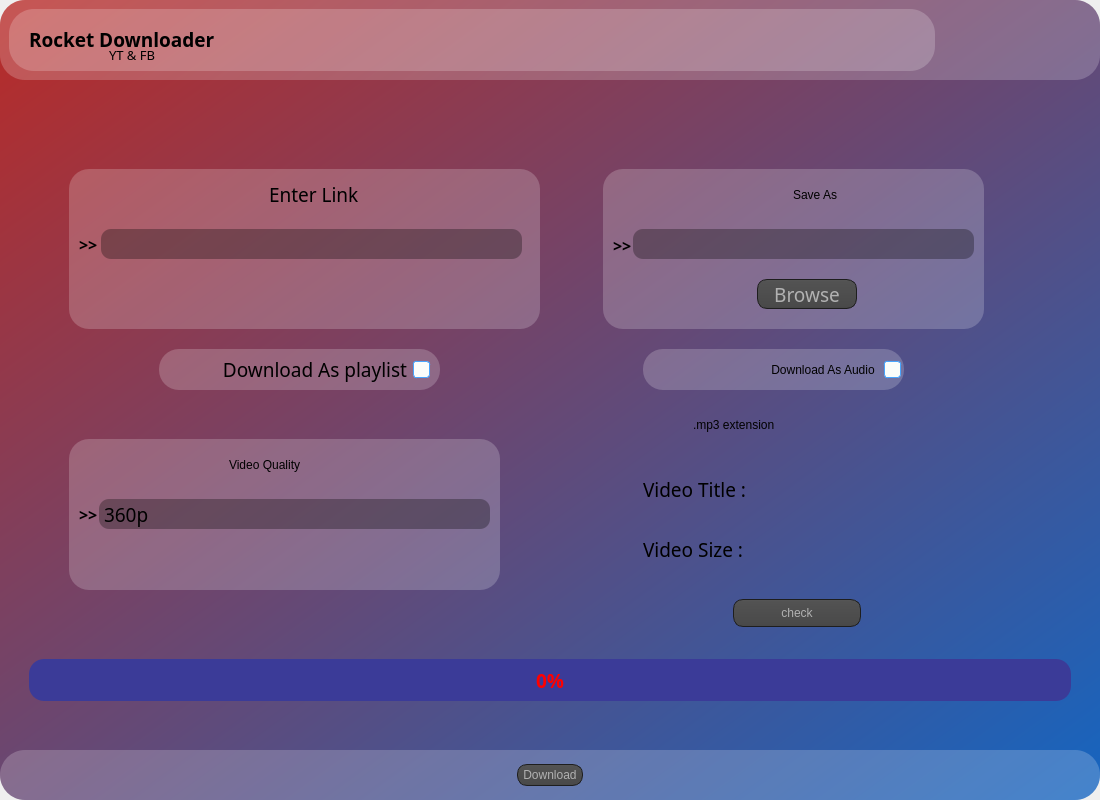
<?xml version="1.0" encoding="UTF-8"?>
<ui version="4.0">
 <class>MainWindow</class>
 <widget class="QMainWindow" name="MainWindow">
  <property name="windowModality">
   <enum>Qt::NonModal</enum>
  </property>
  <property name="geometry">
   <rect>
    <x>0</x>
    <y>0</y>
    <width>1100</width>
    <height>800</height>
   </rect>
  </property>
  <property name="sizePolicy">
   <sizepolicy hsizetype="Expanding" vsizetype="Preferred">
    <horstretch>50</horstretch>
    <verstretch>50</verstretch>
   </sizepolicy>
  </property>
  <property name="minimumSize">
   <size>
    <width>300</width>
    <height>300</height>
   </size>
  </property>
  <property name="font">
   <font>
    <family>Moon</family>
    <pointsize>14</pointsize>
    <weight>75</weight>
    <bold>true</bold>
   </font>
  </property>
  <property name="windowTitle">
   <string>MainWindow</string>
  </property>
  <property name="windowIcon">
   <iconset>
    <normaloff>bin/rocket.png</normaloff>bin/rocket.png</iconset>
  </property>
  <property name="layoutDirection">
   <enum>Qt::LeftToRight</enum>
  </property>
  <property name="styleSheet">
   <string notr="true"/>
  </property>
  <property name="tabShape">
   <enum>QTabWidget::Rounded</enum>
  </property>
  <widget class="QWidget" name="centralwidget">
   <property name="minimumSize">
    <size>
     <width>600</width>
     <height>600</height>
    </size>
   </property>
   <property name="styleSheet">
    <string notr="true">background-color: qlineargradient(spread:pad, x1:0, y1:0, x2:1, y2:1, stop:0 rgba(185, 43, 39, 255), stop:1 rgba(21, 101, 192, 255));
border-radius : 25px ;</string>
   </property>
   <layout class="QVBoxLayout" name="verticalLayout">
    <property name="spacing">
     <number>0</number>
    </property>
    <property name="leftMargin">
     <number>0</number>
    </property>
    <property name="topMargin">
     <number>0</number>
    </property>
    <property name="rightMargin">
     <number>0</number>
    </property>
    <property name="bottomMargin">
     <number>0</number>
    </property>
    <item>
     <widget class="QFrame" name="frame_7">
      <property name="maximumSize">
       <size>
        <width>16777215</width>
        <height>80</height>
       </size>
      </property>
      <property name="styleSheet">
       <string notr="true">background-color: rgb(255, 255, 255,0.2);</string>
      </property>
      <property name="frameShape">
       <enum>QFrame::StyledPanel</enum>
      </property>
      <property name="frameShadow">
       <enum>QFrame::Raised</enum>
      </property>
      <layout class="QHBoxLayout" name="horizontalLayout_2">
       <item>
        <widget class="QFrame" name="frame_9">
         <property name="styleSheet">
          <string notr="true">border-radius : 25px  ;</string>
         </property>
         <property name="frameShape">
          <enum>QFrame::StyledPanel</enum>
         </property>
         <property name="frameShadow">
          <enum>QFrame::Raised</enum>
         </property>
         <widget class="QLabel" name="label_4">
          <property name="geometry">
           <rect>
            <x>20</x>
            <y>15</y>
            <width>231</width>
            <height>31</height>
           </rect>
          </property>
          <property name="font">
           <font>
            <family>Moon</family>
            <pointsize>14</pointsize>
            <weight>75</weight>
            <bold>true</bold>
           </font>
          </property>
          <property name="styleSheet">
           <string notr="true">background-color:transparent ;</string>
          </property>
          <property name="text">
           <string>Rocket Downloader</string>
          </property>
         </widget>
         <widget class="QLabel" name="label_8">
          <property name="geometry">
           <rect>
            <x>100</x>
            <y>30</y>
            <width>51</width>
            <height>31</height>
           </rect>
          </property>
          <property name="font">
           <font>
            <family>Moon</family>
            <pointsize>10</pointsize>
            <weight>9</weight>
            <italic>false</italic>
            <bold>false</bold>
           </font>
          </property>
          <property name="styleSheet">
           <string notr="true">background-color:transparent ;
font: 75 10pt &quot;Moon&quot;;</string>
          </property>
          <property name="text">
           <string>YT &amp; FB </string>
          </property>
         </widget>
         <widget class="QLabel" name="label_14">
          <property name="geometry">
           <rect>
            <x>250</x>
            <y>20</y>
            <width>30</width>
            <height>30</height>
           </rect>
          </property>
          <property name="styleSheet">
           <string notr="true">background-color: transparent ;</string>
          </property>
          <property name="text">
           <string/>
          </property>
          <property name="textFormat">
           <enum>Qt::PlainText</enum>
          </property>
          <property name="pixmap">
           <pixmap>bin/rocket.png</pixmap>
          </property>
          <property name="scaledContents">
           <bool>true</bool>
          </property>
          <property name="alignment">
           <set>Qt::AlignCenter</set>
          </property>
          <property name="indent">
           <number>-1</number>
          </property>
         </widget>
        </widget>
       </item>
       <item>
        <widget class="QFrame" name="frame_6">
         <property name="maximumSize">
          <size>
           <width>150</width>
           <height>70</height>
          </size>
         </property>
         <property name="styleSheet">
          <string notr="true">background-color: transparent ;</string>
         </property>
         <property name="frameShape">
          <enum>QFrame::StyledPanel</enum>
         </property>
         <property name="frameShadow">
          <enum>QFrame::Raised</enum>
         </property>
         <layout class="QHBoxLayout" name="horizontalLayout">
          <item>
           <widget class="QPushButton" name="pushButton_6">
            <property name="sizeIncrement">
             <size>
              <width>0</width>
              <height>0</height>
             </size>
            </property>
            <property name="baseSize">
             <size>
              <width>0</width>
              <height>0</height>
             </size>
            </property>
            <property name="tabletTracking">
             <bool>false</bool>
            </property>
            <property name="styleSheet">
             <string notr="true">        QPushButton
        {
            color: #b1b1b1;
            border-radius: 15px;
            padding: 3px;
            padding-left: 5px;
            padding-right: 5px;
	font: 75 14pt &quot;Moon&quot;;
        }
        
        QPushButton:pressed
        {
            background-color: rgb(255, 255, 255);
        }
        
        QPushButton:hover
        {
            border: 2px solid QLinearGradient( x1: 0, y1: 0, x2: 0, y2: 1, stop: 0 #ffa02f, stop: 1 #d7801a);
        }
</string>
            </property>
            <property name="text">
             <string/>
            </property>
            <property name="icon">
             <iconset>
              <normaloff>bin/minimize.png</normaloff>bin/minimize.png</iconset>
            </property>
            <property name="iconSize">
             <size>
              <width>30</width>
              <height>30</height>
             </size>
            </property>
            <property name="autoRepeat">
             <bool>false</bool>
            </property>
            <property name="autoExclusive">
             <bool>false</bool>
            </property>
            <property name="flat">
             <bool>false</bool>
            </property>
           </widget>
          </item>
          <item>
           <widget class="QPushButton" name="pushButton_5">
            <property name="sizeIncrement">
             <size>
              <width>0</width>
              <height>0</height>
             </size>
            </property>
            <property name="baseSize">
             <size>
              <width>0</width>
              <height>0</height>
             </size>
            </property>
            <property name="tabletTracking">
             <bool>false</bool>
            </property>
            <property name="styleSheet">
             <string notr="true">        QPushButton
        {
            color: #b1b1b1;
            border-radius: 15;
            padding: 3px;
            padding-left: 5px;
            padding-right: 5px;
	font: 75 14pt &quot;Moon&quot;;
        }
        
        QPushButton:pressed
        {
            background-color: rgb(255, 255, 255);
        }
        
        QPushButton:hover
        {
            border: 2px solid QLinearGradient( x1: 0, y1: 0, x2: 0, y2: 1, stop: 0 #ffa02f, stop: 1 #d7801a);
        }
</string>
            </property>
            <property name="text">
             <string/>
            </property>
            <property name="icon">
             <iconset>
              <normaloff>bin/maximize.png</normaloff>bin/maximize.png</iconset>
            </property>
            <property name="iconSize">
             <size>
              <width>30</width>
              <height>30</height>
             </size>
            </property>
            <property name="autoRepeat">
             <bool>false</bool>
            </property>
            <property name="autoExclusive">
             <bool>false</bool>
            </property>
            <property name="flat">
             <bool>false</bool>
            </property>
           </widget>
          </item>
          <item>
           <widget class="QPushButton" name="pushButton_4">
            <property name="sizeIncrement">
             <size>
              <width>0</width>
              <height>0</height>
             </size>
            </property>
            <property name="baseSize">
             <size>
              <width>0</width>
              <height>0</height>
             </size>
            </property>
            <property name="tabletTracking">
             <bool>false</bool>
            </property>
            <property name="styleSheet">
             <string notr="true">        QPushButton
        {
            color: #b1b1b1;
            border-radius: 15;
            padding: 3px;
            padding-left: 5px;
            padding-right: 5px;
	font: 75 14pt &quot;Moon&quot;;
        }
        
        QPushButton:pressed
        {
            background-color: rgb(255, 255, 255);
        }
        
        QPushButton:hover
        {
            border: 2px solid QLinearGradient( x1: 0, y1: 0, x2: 0, y2: 1, stop: 0 #ffa02f, stop: 1 #d7801a);
        }
</string>
            </property>
            <property name="text">
             <string/>
            </property>
            <property name="icon">
             <iconset>
              <normaloff>bin/close-button.png</normaloff>bin/close-button.png</iconset>
            </property>
            <property name="iconSize">
             <size>
              <width>30</width>
              <height>30</height>
             </size>
            </property>
            <property name="autoRepeat">
             <bool>false</bool>
            </property>
            <property name="autoExclusive">
             <bool>false</bool>
            </property>
            <property name="flat">
             <bool>false</bool>
            </property>
           </widget>
          </item>
         </layout>
        </widget>
       </item>
      </layout>
     </widget>
    </item>
    <item>
     <widget class="QFrame" name="frame">
      <property name="styleSheet">
       <string notr="true">background-color: rgb(255, 255, 255,0);</string>
      </property>
      <property name="frameShape">
       <enum>QFrame::StyledPanel</enum>
      </property>
      <property name="frameShadow">
       <enum>QFrame::Raised</enum>
      </property>
      <layout class="QHBoxLayout" name="horizontalLayout_3">
       <item>
        <spacer name="horizontalSpacer">
         <property name="orientation">
          <enum>Qt::Horizontal</enum>
         </property>
         <property name="sizeType">
          <enum>QSizePolicy::Fixed</enum>
         </property>
         <property name="sizeHint" stdset="0">
          <size>
           <width>40</width>
           <height>20</height>
          </size>
         </property>
        </spacer>
       </item>
       <item>
        <widget class="QFrame" name="frame_4">
         <property name="frameShape">
          <enum>QFrame::StyledPanel</enum>
         </property>
         <property name="frameShadow">
          <enum>QFrame::Raised</enum>
         </property>
         <widget class="QFrame" name="frame_10">
          <property name="geometry">
           <rect>
            <x>20</x>
            <y>80</y>
            <width>471</width>
            <height>160</height>
           </rect>
          </property>
          <property name="styleSheet">
           <string notr="true">QFrame { 
background-color: rgb(255, 255, 255,0.2);
border-radius : 20px ;
}

QFrame:hover {

border: 2px solid QLinearGradient( x1: 0, y1: 0, x2: 0, y2: 1, stop: 0 #ffa02f, stop: 1 #d7801a);

}

QLineEdit {
background-color: rgb(0, 0, 0,0.3);
color : rgb(255, 255, 255) ;
border-radius : 10px ; }
        
QLineEdit:hover {border: 2px solid QLinearGradient( x1: 0, y1: 0, x2: 0, y2: 1, stop: 0 #ffa02f, stop: 1 #d7801a); }</string>
          </property>
          <property name="frameShape">
           <enum>QFrame::StyledPanel</enum>
          </property>
          <property name="frameShadow">
           <enum>QFrame::Raised</enum>
          </property>
          <widget class="QLabel" name="label">
           <property name="geometry">
            <rect>
             <x>200</x>
             <y>10</y>
             <width>111</width>
             <height>31</height>
            </rect>
           </property>
           <property name="font">
            <font>
             <family>Moon</family>
             <pointsize>14</pointsize>
             <weight>9</weight>
             <italic>false</italic>
             <bold>false</bold>
            </font>
           </property>
           <property name="styleSheet">
            <string notr="true">QLabel {
font: 75 14pt &quot;Moon&quot;;
background-color: rgb(255, 255, 255,0);
}

QLabel:hover {border : 2px solid rgb(255, 0, 0,0)}</string>
           </property>
           <property name="text">
            <string>Enter Link</string>
           </property>
          </widget>
          <widget class="QLineEdit" name="lineEdit">
           <property name="geometry">
            <rect>
             <x>32</x>
             <y>60</y>
             <width>421</width>
             <height>30</height>
            </rect>
           </property>
           <property name="contextMenuPolicy">
            <enum>Qt::ActionsContextMenu</enum>
           </property>
           <property name="styleSheet">
            <string notr="true">font: 75 12pt &quot;Moon&quot;;
padding-left : 4px ;
</string>
           </property>
          </widget>
          <widget class="QLabel" name="label_2">
           <property name="geometry">
            <rect>
             <x>10</x>
             <y>65</y>
             <width>21</width>
             <height>20</height>
            </rect>
           </property>
           <property name="font">
            <font>
             <family>Moon</family>
             <pointsize>12</pointsize>
             <weight>75</weight>
             <bold>true</bold>
            </font>
           </property>
           <property name="styleSheet">
            <string notr="true">background-color: rgb(255, 255, 255,0);</string>
           </property>
           <property name="text">
            <string>&gt;&gt;</string>
           </property>
          </widget>
          <zorder>label</zorder>
          <zorder>label_2</zorder>
          <zorder>lineEdit</zorder>
         </widget>
         <widget class="QFrame" name="frame_5">
          <property name="geometry">
           <rect>
            <x>20</x>
            <y>350</y>
            <width>431</width>
            <height>151</height>
           </rect>
          </property>
          <property name="layoutDirection">
           <enum>Qt::LeftToRight</enum>
          </property>
          <property name="styleSheet">
           <string notr="true">QFrame { 
background-color: rgb(255, 255, 255,0.2);
border-radius : 20px ;
}

QFrame:hover {
border: 2px solid QLinearGradient( x1: 0, y1: 0, x2: 0, y2: 1, stop: 0 #ffa02f, stop: 1 #d7801a);
}

QComboBox {
    background-color: rgb(0, 0, 0,0.3) ;
    border-radius:10px ;
    }
    QComboBox:hover {
     border: 2px solid QLinearGradient( x1: 0, y1: 0, x2: 0, y2: 1, stop: 0 #ffa02f, stop: 1 #d7801a);
    }
    
    
    QComboBox::drop-down
    {
         subcontrol-origin: padding;
         subcontrol-position: top right;
         width: 15px;
         border-left-width: 0px;
         border-left-color: darkgray;
         border-left-style: solid; /* just a single line */
         border-top-right-radius: 3px; /* same radius as the QComboBox */
         border-bottom-right-radius: 3px; 
     }
    
    QComboBox QAbstractItemView
    {
        background-color: rgb(255, 255, 255);
     	border: 2px solid darkgray; 
        selection-background-color: QLinearGradient( x1: 0, y1: 0, x2: 0, y2: 1, stop: 0 #ffa02f, stop: 1 #d7801a);
    
    
    
    }
    

</string>
          </property>
          <property name="frameShape">
           <enum>QFrame::NoFrame</enum>
          </property>
          <property name="frameShadow">
           <enum>QFrame::Raised</enum>
          </property>
          <property name="lineWidth">
           <number>1</number>
          </property>
          <widget class="QLabel" name="label_5">
           <property name="geometry">
            <rect>
             <x>160</x>
             <y>10</y>
             <width>141</width>
             <height>31</height>
            </rect>
           </property>
           <property name="styleSheet">
            <string notr="true">QLabel {
font: 75 14pt &quot;Moon&quot;;
background-color: rgb(255, 255, 255,0);
}

QLabel:hover {border : 2px solid rgb(255, 0, 0,0)}</string>
           </property>
           <property name="text">
            <string>Video Quality</string>
           </property>
          </widget>
          <widget class="QLabel" name="label_6">
           <property name="geometry">
            <rect>
             <x>10</x>
             <y>65</y>
             <width>21</width>
             <height>20</height>
            </rect>
           </property>
           <property name="font">
            <font>
             <family>Moon</family>
             <pointsize>12</pointsize>
             <weight>75</weight>
             <bold>true</bold>
            </font>
           </property>
           <property name="styleSheet">
            <string notr="true">background-color: rgb(255, 255, 255,0);</string>
           </property>
           <property name="text">
            <string>&gt;&gt;</string>
           </property>
          </widget>
          <widget class="QComboBox" name="comboBox_2">
           <property name="geometry">
            <rect>
             <x>30</x>
             <y>60</y>
             <width>391</width>
             <height>30</height>
            </rect>
           </property>
           <property name="font">
            <font>
             <family>Moon</family>
             <pointsize>14</pointsize>
             <weight>9</weight>
             <italic>false</italic>
             <bold>false</bold>
            </font>
           </property>
           <property name="contextMenuPolicy">
            <enum>Qt::NoContextMenu</enum>
           </property>
           <property name="layoutDirection">
            <enum>Qt::LeftToRight</enum>
           </property>
           <property name="styleSheet">
            <string notr="true">font: 75 14pt &quot;Moon&quot;;</string>
           </property>
           <property name="editable">
            <bool>false</bool>
           </property>
           <property name="currentIndex">
            <number>0</number>
           </property>
           <item>
            <property name="text">
             <string>360p</string>
            </property>
           </item>
           <item>
            <property name="text">
             <string>720p</string>
            </property>
           </item>
          </widget>
         </widget>
         <widget class="QPushButton" name="pushButton_7">
          <property name="geometry">
           <rect>
            <x>10</x>
            <y>0</y>
            <width>50</width>
            <height>50</height>
           </rect>
          </property>
          <property name="sizePolicy">
           <sizepolicy hsizetype="Preferred" vsizetype="Preferred">
            <horstretch>0</horstretch>
            <verstretch>0</verstretch>
           </sizepolicy>
          </property>
          <property name="styleSheet">
           <string notr="true">        QPushButton
        {
			background-color:transparent;
            color: rgb(0, 0, 0);
            border-width: 1px;
            border-radius: 15;
			font: 75 14pt &quot;Moon&quot;;
        }
        
        QPushButton:pressed
        {
	background-color: rgb(180, 180, 180,0.3);
        }
        
        QPushButton:hover
        {
            border: 2px solid QLinearGradient( x1: 0, y1: 0, x2: 0, y2: 1, stop: 0 #ffa02f, stop: 1 #d7801a);
            padding-right: 3px;
			padding-top : 3px ;
        }
</string>
          </property>
          <property name="text">
           <string/>
          </property>
          <property name="icon">
           <iconset>
            <normaloff>bin/fb.png</normaloff>bin/fb.png</iconset>
          </property>
          <property name="iconSize">
           <size>
            <width>40</width>
            <height>40</height>
           </size>
          </property>
         </widget>
         <widget class="QPushButton" name="pushButton_8">
          <property name="geometry">
           <rect>
            <x>80</x>
            <y>0</y>
            <width>50</width>
            <height>50</height>
           </rect>
          </property>
          <property name="sizePolicy">
           <sizepolicy hsizetype="Preferred" vsizetype="Preferred">
            <horstretch>0</horstretch>
            <verstretch>0</verstretch>
           </sizepolicy>
          </property>
          <property name="styleSheet">
           <string notr="true">        QPushButton
        {
			background-color:transparent;
            color: rgb(0, 0, 0);
            border-width: 1px;
            border-radius: 15;
			font: 75 14pt &quot;Moon&quot;;
        }
        
        QPushButton:pressed
        {
	background-color: rgb(180, 180, 180,0.3);
        }
        
        QPushButton:hover
        {
            border: 2px solid QLinearGradient( x1: 0, y1: 0, x2: 0, y2: 1, stop: 0 #ffa02f, stop: 1 #d7801a);
            padding-right: 3px;
			padding-bottom : 3px ;
        }
</string>
          </property>
          <property name="text">
           <string/>
          </property>
          <property name="icon">
           <iconset>
            <normaloff>bin/Octocat.png</normaloff>bin/Octocat.png</iconset>
          </property>
          <property name="iconSize">
           <size>
            <width>50</width>
            <height>50</height>
           </size>
          </property>
         </widget>
         <widget class="QCheckBox" name="checkBox_2">
          <property name="geometry">
           <rect>
            <x>110</x>
            <y>260</y>
            <width>281</width>
            <height>41</height>
           </rect>
          </property>
          <property name="font">
           <font>
            <family>Moon</family>
            <pointsize>14</pointsize>
            <weight>9</weight>
            <italic>false</italic>
            <bold>false</bold>
           </font>
          </property>
          <property name="layoutDirection">
           <enum>Qt::RightToLeft</enum>
          </property>
          <property name="styleSheet">
           <string notr="true">QCheckBox {
color: rgb(0, 0, 0) ;
font: 75 14pt &quot;Moon&quot;;
border-radius : 20px ;
background-color: rgb(255, 255, 255,0.2);
padding-right : 10px ;
}
        
QCheckBox:hover {
            border-style:solid;
            padding-left: 2px;
            padding-right: 5px;
            padding-bottom: 2px;
            padding-top: 2px;
            border-width:2px;
         /*   border-color: transparent; */
border-color: QLinearGradient( x1: 0, y1: 0, x2: 0, y2: 1, stop: 0 #ffa02f, stop: 1 #d7801a);
        }
QCheckBox::indicator:checked {
            image: url(/usr/share/icons/Adwaita/16x16/actions/object-select-symbolic.symbolic.png);
            height: 15px;
            width: 15px;
            border-style:solid;
            border-width: 1px;
            border-color: #48a5fd;
            color: #ffffff;
            border-radius: 3px;
            background-color: qlineargradient(spread:pad, x1:0, y1:0, x2:0, y2:1, stop:0 #48a5fd, stop:0.5 #329cfb, stop:1 #48a5fd);
        }
QCheckBox::indicator:unchecked {
            height: 15px;
            width: 15px;
            border-style:solid;
            border-width: 1px;
            border-color: #48a5fd;
            border-radius: 3px;
            background-color: #fbfdfa;
        }</string>
          </property>
          <property name="text">
           <string>Download As playlist</string>
          </property>
         </widget>
        </widget>
       </item>
       <item>
        <widget class="QFrame" name="frame_3">
         <property name="styleSheet">
          <string notr="true"/>
         </property>
         <property name="frameShape">
          <enum>QFrame::StyledPanel</enum>
         </property>
         <property name="frameShadow">
          <enum>QFrame::Raised</enum>
         </property>
         <widget class="QFrame" name="frame_8">
          <property name="geometry">
           <rect>
            <x>50</x>
            <y>80</y>
            <width>381</width>
            <height>160</height>
           </rect>
          </property>
          <property name="styleSheet">
           <string notr="true">QFrame { 
background-color: rgb(255, 255, 255,0.2);
border-radius : 20px ;
}

QFrame:hover {
border: 2px solid QLinearGradient( x1: 0, y1: 0, x2: 0, y2: 1, stop: 0 #ffa02f, stop: 1 #d7801a);
}

QLineEdit {
background-color: rgb(0, 0, 0,0.3);
color : rgb(255, 255, 255) ;
border-radius : 10px ; }
        
QLineEdit:hover {border: 2px solid QLinearGradient( x1: 0, y1: 0, x2: 0, y2: 1, stop: 0 #ffa02f, stop: 1 #d7801a);}
</string>
          </property>
          <property name="frameShape">
           <enum>QFrame::StyledPanel</enum>
          </property>
          <property name="frameShadow">
           <enum>QFrame::Raised</enum>
          </property>
          <widget class="QLabel" name="label_7">
           <property name="geometry">
            <rect>
             <x>190</x>
             <y>10</y>
             <width>81</width>
             <height>31</height>
            </rect>
           </property>
           <property name="styleSheet">
            <string notr="true">QLabel {
font: 75 14pt &quot;Moon&quot;;
background-color: rgb(255, 255, 255,0);
}

QLabel:hover {border : 2px solid rgb(255, 0, 0,0)}</string>
           </property>
           <property name="text">
            <string>Save As</string>
           </property>
          </widget>
          <widget class="QLabel" name="label_9">
           <property name="geometry">
            <rect>
             <x>10</x>
             <y>66</y>
             <width>21</width>
             <height>20</height>
            </rect>
           </property>
           <property name="font">
            <font>
             <family>Moon</family>
             <pointsize>12</pointsize>
             <weight>75</weight>
             <bold>true</bold>
            </font>
           </property>
           <property name="styleSheet">
            <string notr="true">background-color: rgb(255, 255, 255,0);</string>
           </property>
           <property name="text">
            <string>&gt;&gt;</string>
           </property>
          </widget>
          <widget class="QLineEdit" name="lineEdit_2">
           <property name="geometry">
            <rect>
             <x>30</x>
             <y>60</y>
             <width>341</width>
             <height>30</height>
            </rect>
           </property>
           <property name="contextMenuPolicy">
            <enum>Qt::NoContextMenu</enum>
           </property>
           <property name="styleSheet">
            <string notr="true">font: 75 12pt &quot;Moon&quot;;
padding-left : 4px ;</string>
           </property>
          </widget>
          <widget class="QPushButton" name="pushButton_2">
           <property name="geometry">
            <rect>
             <x>154</x>
             <y>110</y>
             <width>100</width>
             <height>30</height>
            </rect>
           </property>
           <property name="font">
            <font>
             <family>Moon</family>
             <pointsize>14</pointsize>
             <weight>50</weight>
             <bold>false</bold>
            </font>
           </property>
           <property name="styleSheet">
            <string notr="true">        QPushButton
        {
            color: #b1b1b1;
            background-color: QLinearGradient( x1: 0, y1: 0, x2: 0, y2: 1, stop: 0 #565656, stop: 0.1 #525252, stop: 0.5 #4e4e4e, stop: 0.9 #4a4a4a, stop: 1 #464646);
            border-width: 1px;
            border-color: #1e1e1e;
            border-style: solid;
            border-radius: 10;
            padding: 3px;
            padding-left: 5px;
            padding-right: 5px;
        }
        
        QPushButton:pressed
        {
            background-color: QLinearGradient( x1: 0, y1: 0, x2: 0, y2: 1, stop: 0 #2d2d2d, stop: 0.1 #2b2b2b, stop: 0.5 #292929, stop: 0.9 #282828, stop: 1 #252525);
        }
        
        QPushButton:hover
        {
            border: 2px solid QLinearGradient( x1: 0, y1: 0, x2: 0, y2: 1, stop: 0 #ffa02f, stop: 1 #d7801a);
        }
</string>
           </property>
           <property name="text">
            <string>Browse</string>
           </property>
          </widget>
         </widget>
         <widget class="QLabel" name="label_3">
          <property name="geometry">
           <rect>
            <x>140</x>
            <y>320</y>
            <width>161</width>
            <height>31</height>
           </rect>
          </property>
          <property name="styleSheet">
           <string notr="true">background-color: rgb(255, 255, 255,0);
font: 75 14pt &quot;Moon&quot;;</string>
          </property>
          <property name="text">
           <string>.mp3 extension</string>
          </property>
         </widget>
         <widget class="QCheckBox" name="checkBox">
          <property name="geometry">
           <rect>
            <x>90</x>
            <y>260</y>
            <width>261</width>
            <height>41</height>
           </rect>
          </property>
          <property name="layoutDirection">
           <enum>Qt::RightToLeft</enum>
          </property>
          <property name="styleSheet">
           <string notr="true">QCheckBox {
color: rgb(0, 0, 0) ;
font: 75 14pt &quot;Moon&quot;;
background-color: rgb(255, 255, 255,0.2);
border-radius : 20px ;
padding-right : 3px ;
}
        
QCheckBox:hover {
            border-style:solid;
            padding-left: 2px;
            padding-right: 5px;
            padding-bottom: 2px;
            padding-top: 2px;
            border-width:2px;
         /*   border-color: transparent; */
border-color: QLinearGradient( x1: 0, y1: 0, x2: 0, y2: 1, stop: 0 #ffa02f, stop: 1 #d7801a);
        }
QCheckBox::indicator:checked {
            image: url(/usr/share/icons/Adwaita/16x16/actions/object-select-symbolic.symbolic.png);
            height: 15px;
            width: 15px;
            border-style:solid;
            border-width: 1px;
            border-color: #48a5fd;
            color: #ffffff;
            border-radius: 3px;
            background-color: qlineargradient(spread:pad, x1:0, y1:0, x2:0, y2:1, stop:0 #48a5fd, stop:0.5 #329cfb, stop:1 #48a5fd);
        }
QCheckBox::indicator:unchecked {
            height: 15px;
            width: 15px;
            border-style:solid;
            border-width: 1px;
            border-color: #48a5fd;
            border-radius: 3px;
            background-color: #fbfdfa;
        }</string>
          </property>
          <property name="text">
           <string>Download As Audio </string>
          </property>
         </widget>
         <widget class="QLabel" name="label_10">
          <property name="geometry">
           <rect>
            <x>90</x>
            <y>380</y>
            <width>141</width>
            <height>41</height>
           </rect>
          </property>
          <property name="font">
           <font>
            <family>Moon</family>
            <pointsize>14</pointsize>
            <weight>9</weight>
            <italic>false</italic>
            <bold>false</bold>
           </font>
          </property>
          <property name="styleSheet">
           <string notr="true">font: 75 14pt &quot;Moon&quot;;</string>
          </property>
          <property name="text">
           <string>Video Title : </string>
          </property>
         </widget>
         <widget class="QLabel" name="label_11">
          <property name="geometry">
           <rect>
            <x>90</x>
            <y>440</y>
            <width>141</width>
            <height>41</height>
           </rect>
          </property>
          <property name="font">
           <font>
            <family>Moon</family>
            <pointsize>14</pointsize>
            <weight>9</weight>
            <italic>false</italic>
            <bold>false</bold>
           </font>
          </property>
          <property name="styleSheet">
           <string notr="true">font: 75 14pt &quot;Moon&quot;;</string>
          </property>
          <property name="text">
           <string>Video Size :</string>
          </property>
         </widget>
         <widget class="QLabel" name="label_12">
          <property name="geometry">
           <rect>
            <x>220</x>
            <y>380</y>
            <width>261</width>
            <height>41</height>
           </rect>
          </property>
          <property name="font">
           <font>
            <family>Moon</family>
            <pointsize>14</pointsize>
            <weight>9</weight>
            <italic>false</italic>
            <bold>false</bold>
           </font>
          </property>
          <property name="styleSheet">
           <string notr="true">font: 75 14pt &quot;Moon&quot;;</string>
          </property>
          <property name="text">
           <string/>
          </property>
         </widget>
         <widget class="QLabel" name="label_13">
          <property name="geometry">
           <rect>
            <x>220</x>
            <y>440</y>
            <width>291</width>
            <height>41</height>
           </rect>
          </property>
          <property name="font">
           <font>
            <family>Moon</family>
            <pointsize>14</pointsize>
            <weight>9</weight>
            <italic>false</italic>
            <bold>false</bold>
           </font>
          </property>
          <property name="styleSheet">
           <string notr="true">font: 75 14pt &quot;Moon&quot;;</string>
          </property>
          <property name="text">
           <string/>
          </property>
         </widget>
         <widget class="QPushButton" name="pushButton_9">
          <property name="geometry">
           <rect>
            <x>180</x>
            <y>510</y>
            <width>128</width>
            <height>28</height>
           </rect>
          </property>
          <property name="sizeIncrement">
           <size>
            <width>0</width>
            <height>0</height>
           </size>
          </property>
          <property name="baseSize">
           <size>
            <width>0</width>
            <height>0</height>
           </size>
          </property>
          <property name="tabletTracking">
           <bool>false</bool>
          </property>
          <property name="styleSheet">
           <string notr="true">        QPushButton
        {
            color: #b1b1b1;
            background-color: QLinearGradient( x1: 0, y1: 0, x2: 0, y2: 1, stop: 0 #565656, stop: 0.1 #525252, stop: 0.5 #4e4e4e, stop: 0.9 #4a4a4a, stop: 1 #464646);
            border-width: 1px;
            border-color: #1e1e1e;
            border-style: solid;
            border-radius: 10;
            padding: 3px;
            padding-left: 5px;
            padding-right: 5px;
	font: 75 14pt &quot;Moon&quot;;
        }
        
        QPushButton:pressed
        {
            background-color: QLinearGradient( x1: 0, y1: 0, x2: 0, y2: 1, stop: 0 #2d2d2d, stop: 0.1 #2b2b2b, stop: 0.5 #292929, stop: 0.9 #282828, stop: 1 #252525);
        }
        
        QPushButton:hover
        {
            border: 2px solid QLinearGradient( x1: 0, y1: 0, x2: 0, y2: 1, stop: 0 #ffa02f, stop: 1 #d7801a);
        }
</string>
          </property>
          <property name="text">
           <string>check</string>
          </property>
          <property name="autoRepeat">
           <bool>false</bool>
          </property>
          <property name="autoExclusive">
           <bool>false</bool>
          </property>
          <property name="flat">
           <bool>false</bool>
          </property>
         </widget>
        </widget>
       </item>
       <item>
        <spacer name="horizontalSpacer_4">
         <property name="orientation">
          <enum>Qt::Horizontal</enum>
         </property>
         <property name="sizeType">
          <enum>QSizePolicy::Fixed</enum>
         </property>
         <property name="sizeHint" stdset="0">
          <size>
           <width>40</width>
           <height>20</height>
          </size>
         </property>
        </spacer>
       </item>
      </layout>
     </widget>
    </item>
    <item>
     <widget class="QFrame" name="frame_11">
      <property name="maximumSize">
       <size>
        <width>16777215</width>
        <height>100</height>
       </size>
      </property>
      <property name="styleSheet">
       <string notr="true">background-color: rgb(255, 255, 255,0);
padding-left : 20px ;
padding-right: 20px ;</string>
      </property>
      <property name="frameShape">
       <enum>QFrame::StyledPanel</enum>
      </property>
      <property name="frameShadow">
       <enum>QFrame::Raised</enum>
      </property>
      <layout class="QVBoxLayout" name="verticalLayout_2">
       <item>
        <widget class="QProgressBar" name="progressBar">
         <property name="sizePolicy">
          <sizepolicy hsizetype="Preferred" vsizetype="Preferred">
           <horstretch>0</horstretch>
           <verstretch>0</verstretch>
          </sizepolicy>
         </property>
         <property name="font">
          <font>
           <family>Moon</family>
           <pointsize>14</pointsize>
           <weight>75</weight>
           <bold>true</bold>
          </font>
         </property>
         <property name="styleSheet">
          <string notr="true">QProgressBar{
background-color: rgb(59, 59, 152);
color: rgb(255, 0, 0);
text-align : center ;
border-color: rgb(255, 0, 255);
padding-left : 0px ;
padding-right : 0px ;
border-style: solid;
border-radius: 15px ;}

QProgressBar::chunk {

background-color: qlineargradient(spread:pad, x1:0, y1:0.438, x2:1, y2:0.523, stop:0 rgba(190, 50, 94, 255), stop:1 rgba(255, 85, 255, 255));
border-style: solid;
border-radius: 15px ;

}

</string>
         </property>
         <property name="maximum">
          <number>100</number>
         </property>
         <property name="value">
          <number>0</number>
         </property>
         <property name="alignment">
          <set>Qt::AlignCenter</set>
         </property>
        </widget>
       </item>
       <item>
        <spacer name="verticalSpacer">
         <property name="orientation">
          <enum>Qt::Vertical</enum>
         </property>
         <property name="sizeType">
          <enum>QSizePolicy::Preferred</enum>
         </property>
         <property name="sizeHint" stdset="0">
          <size>
           <width>20</width>
           <height>40</height>
          </size>
         </property>
        </spacer>
       </item>
      </layout>
     </widget>
    </item>
    <item>
     <widget class="QFrame" name="frame_2">
      <property name="maximumSize">
       <size>
        <width>16777215</width>
        <height>50</height>
       </size>
      </property>
      <property name="styleSheet">
       <string notr="true">background-color: rgb(255, 255, 255,0.2);</string>
      </property>
      <property name="frameShape">
       <enum>QFrame::StyledPanel</enum>
      </property>
      <property name="frameShadow">
       <enum>QFrame::Raised</enum>
      </property>
      <layout class="QGridLayout" name="gridLayout">
       <item row="0" column="1">
        <widget class="QPushButton" name="pushButton">
         <property name="sizePolicy">
          <sizepolicy hsizetype="Preferred" vsizetype="Fixed">
           <horstretch>0</horstretch>
           <verstretch>0</verstretch>
          </sizepolicy>
         </property>
         <property name="sizeIncrement">
          <size>
           <width>0</width>
           <height>0</height>
          </size>
         </property>
         <property name="baseSize">
          <size>
           <width>0</width>
           <height>0</height>
          </size>
         </property>
         <property name="tabletTracking">
          <bool>false</bool>
         </property>
         <property name="styleSheet">
          <string notr="true">        QPushButton
        {
            color: #b1b1b1;
            background-color: QLinearGradient( x1: 0, y1: 0, x2: 0, y2: 1, stop: 0 #565656, stop: 0.1 #525252, stop: 0.5 #4e4e4e, stop: 0.9 #4a4a4a, stop: 1 #464646);
            border-width: 1px;
            border-color: #1e1e1e;
            border-style: solid;
            border-radius: 10;
            padding: 3px;
            padding-left: 5px;
            padding-right: 5px;
	font: 75 14pt &quot;Moon&quot;;
        }
        
        QPushButton:pressed
        {
            background-color: QLinearGradient( x1: 0, y1: 0, x2: 0, y2: 1, stop: 0 #2d2d2d, stop: 0.1 #2b2b2b, stop: 0.5 #292929, stop: 0.9 #282828, stop: 1 #252525);
        }
        
        QPushButton:hover
        {
            border: 2px solid QLinearGradient( x1: 0, y1: 0, x2: 0, y2: 1, stop: 0 #ffa02f, stop: 1 #d7801a);
        }
</string>
         </property>
         <property name="text">
          <string>Download</string>
         </property>
         <property name="autoRepeat">
          <bool>false</bool>
         </property>
         <property name="autoExclusive">
          <bool>false</bool>
         </property>
         <property name="flat">
          <bool>false</bool>
         </property>
        </widget>
       </item>
       <item row="0" column="0">
        <spacer name="horizontalSpacer_2">
         <property name="orientation">
          <enum>Qt::Horizontal</enum>
         </property>
         <property name="sizeHint" stdset="0">
          <size>
           <width>40</width>
           <height>20</height>
          </size>
         </property>
        </spacer>
       </item>
       <item row="0" column="2">
        <spacer name="horizontalSpacer_5">
         <property name="orientation">
          <enum>Qt::Horizontal</enum>
         </property>
         <property name="sizeType">
          <enum>QSizePolicy::Expanding</enum>
         </property>
         <property name="sizeHint" stdset="0">
          <size>
           <width>64</width>
           <height>20</height>
          </size>
         </property>
        </spacer>
       </item>
      </layout>
     </widget>
    </item>
   </layout>
  </widget>
 </widget>
 <resources/>
 <connections/>
</ui>
